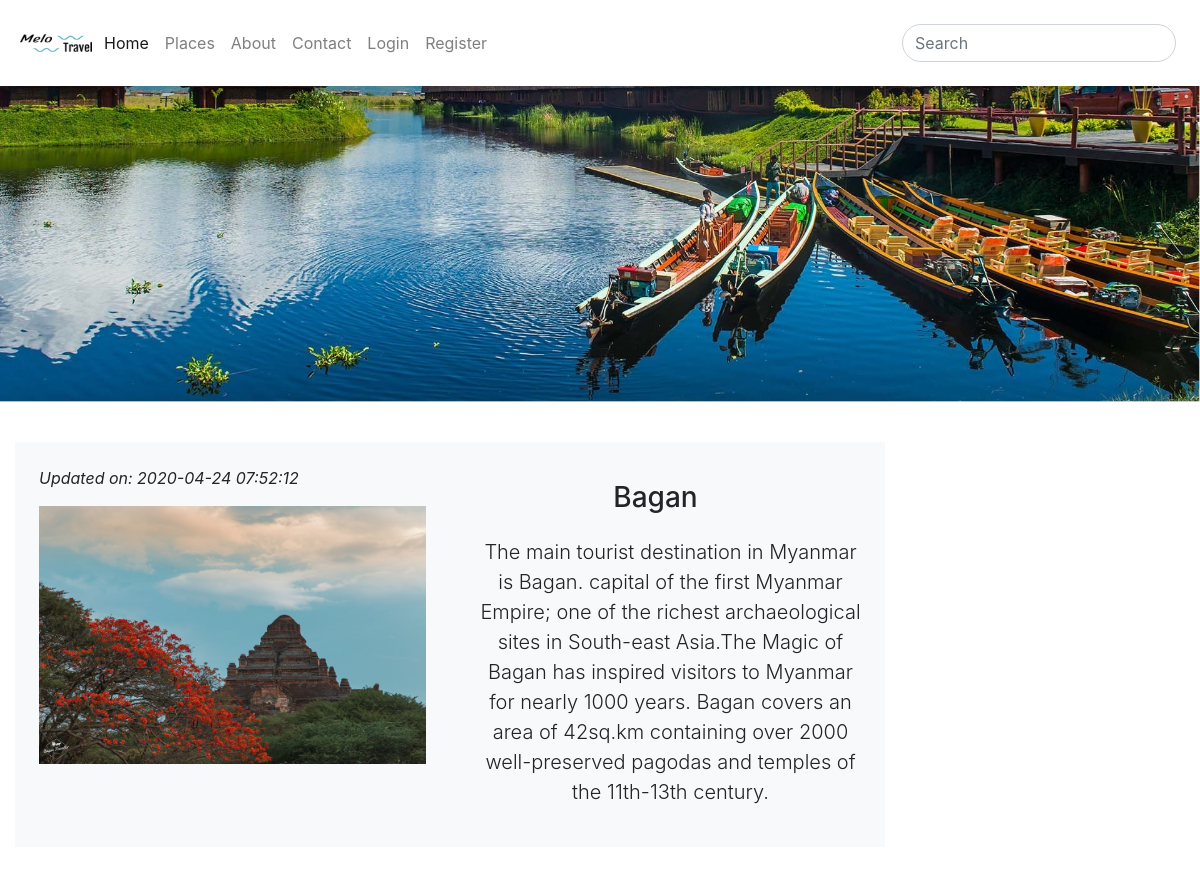
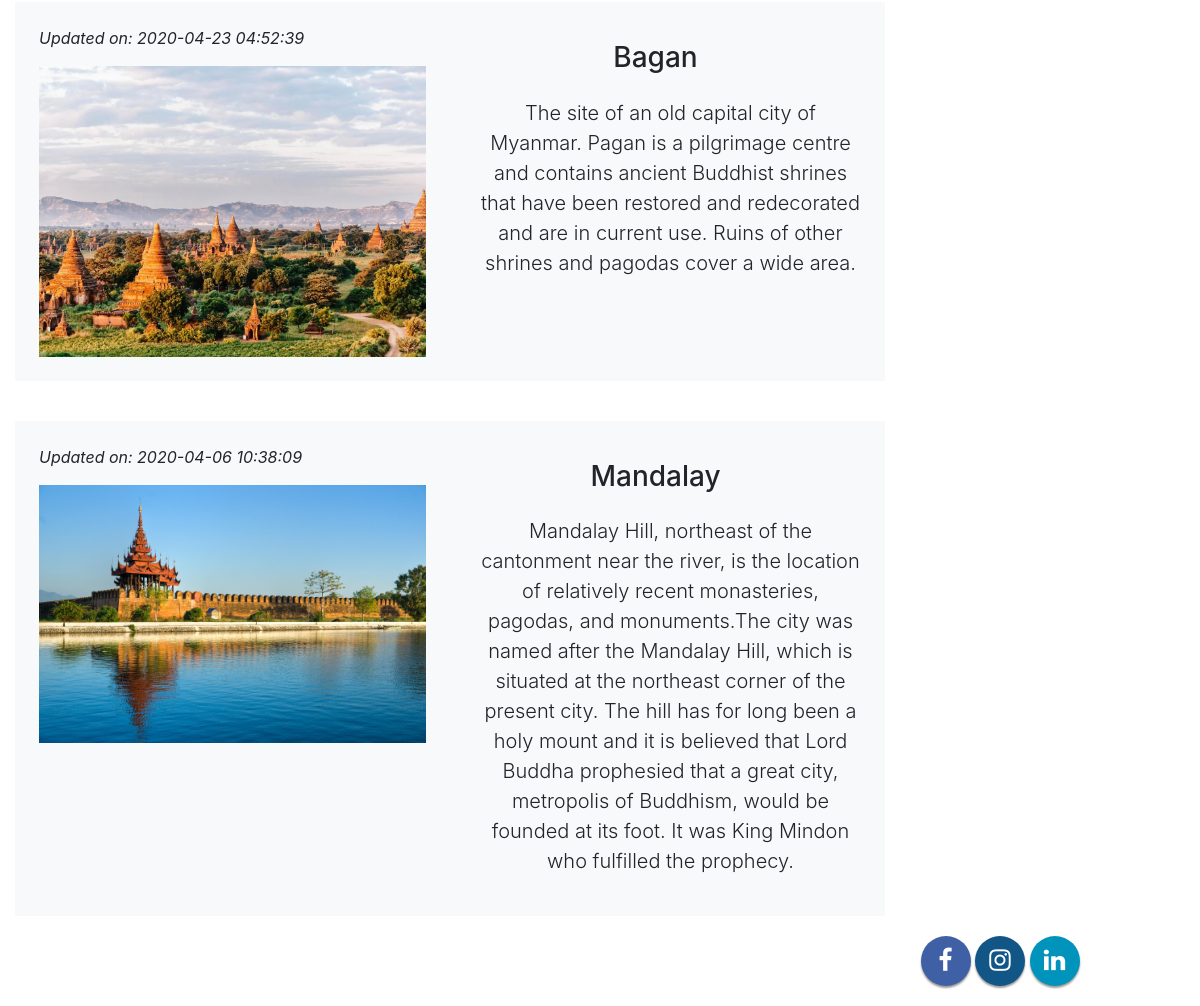
Screenshot of /region_content.php?rid=2 with the database file from the repository (2 pictures, top to bottom).
### tables this page shows
CREATE TABLE `travelplaces` (
  `placeID` int(11) NOT NULL,
  `photo` varchar(30) NOT NULL,
  `title` varchar(50) NOT NULL,
  `description` varchar(500) NOT NULL,
  `regionID` int(11) NOT NULL,
  `createDate` timestamp NOT NULL DEFAULT current_timestamp()
);

### region_content.php (the view, shortened to what this page needs)
<html>
<head>
<link rel="stylesheet" href="https://stackpath.bootstrapcdn.com/bootstrap/4.3.1/css/bootstrap.min.css">
<link rel="stylesheet" href="https://maxcdn.bootstrapcdn.com/font-awesome/4.7.0/css/font-awesome.min.css">
<link rel="stylesheet" href="css/style.css">
</head>
<body>
<?php include("header.php")?>
<img src="images/in.jpg" class="img-fluid" alt="Responsive image">
<div class="container-fluid">
	<div class="row">
  		<div class="col col-sm-9">
  					<?php
		$rid=$_GET['rid'];
		include("connect.php");
		$result=mysqli_query($con,"Select * from travelplaces where regionID=$rid order by placeID desc");
		while ($row=mysqli_fetch_array($result)){
  			$photo=$row['photo'];
  			$title=$row['title'];
  			$desp=$row['description'];
  			$cdate=$row['createDate'];
  			?>
        <div class="row no-gutters bg-light position-relative" id="place">
          <div class="col-md-6 mb-md-0 p-md-4">
            <p> <i> Updated on: <?php echo $cdate;?></i></p>
            <img src="images/<?php echo $photo;?>" class="w-100"
            alt="...">
          </div>
          <div class="col-md-6 position-static p-4 pl-md-0">
            <h3 class="mt-0"><?php echo $title;?></h3>
            <p class="lead"><?php echo $desp;?></p>
          </div>
      </div>
  <?php
}
?>
  		</div>
	</div>
	<?php include("footer.php")?>
</div>
</body>
</html>

### css/style.css (style rules this page uses)
.mt-0 { text-align: center; padding: 15px; }
.lead { text-align: center; margin-left: 30px; }
#place { margin-top: 40px; }

### rows the page displays
travelplaces: createDate "2020-04-24 07:52:12", photo (picture), title "Bagan", description "The main tourist destination in Myanmar is Bagan. capital of the first Myanmar Empire; one of the richest archaeological sites in South-east Asia.The Magic of Bagan has inspired visitors to Myanmar for nearly 1000 years. Bagan covers an area of 42sq.km containing over 2000 well-preserved pagodas and temples of the 11th-13th century."
travelplaces: createDate "2020-04-23 04:52:39", photo (picture), title "Bagan", description "The site of an old capital city of Myanmar. Pagan is a pilgrimage centre and contains ancient Buddhist shrines that have been restored and redecorated and are in current use. Ruins of other shrines and pagodas cover a wide area."
travelplaces: createDate "2020-04-06 10:38:09", photo (picture), title "Mandalay", description "Mandalay Hill, northeast of the cantonment near the river, is the location of relatively recent monasteries, pagodas, and monuments.The city was named after the Mandalay Hill, which is situated at the northeast corner of the present city. The hill has for long been a holy mount and it is believed that Lord Buddha prophesied that a great city, metropolis of Buddhism, would be founded at its foot. It was King Mindon who fulfilled the prophecy."
